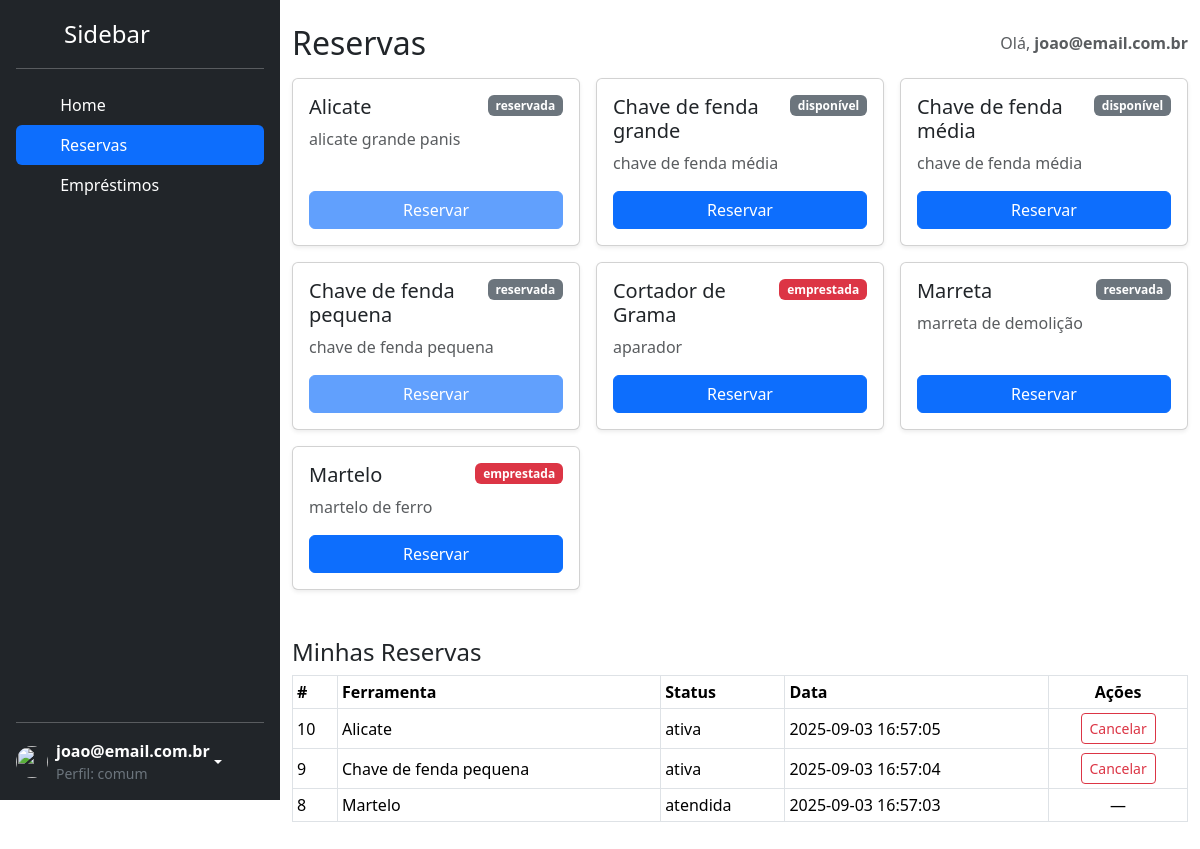
Screenshot of /reservas.php (signed in) with the database file from the repository.
### tables this page shows
CREATE TABLE IF NOT EXISTS `ferramenta` (
  `id` int(11) NOT NULL AUTO_INCREMENT,
  `cadastro` timestamp NOT NULL DEFAULT current_timestamp(),
  `nome` varchar(50) NOT NULL,
  `descricao` varchar(50) DEFAULT NULL,
  `status` enum('disponível','reservada','emprestada') NOT NULL DEFAULT 'disponível',
  `estado` varchar(40) DEFAULT NULL,
  PRIMARY KEY (`id`)
);

CREATE TABLE IF NOT EXISTS `reserva` (
  `id` int(11) NOT NULL AUTO_INCREMENT,
  `id_ferramenta` int(11) NOT NULL,
  `id_usuario` int(11) NOT NULL,
  `data_reserva` datetime NOT NULL DEFAULT current_timestamp(),
  `status` enum('ativa','atendida','cancelada') NOT NULL DEFAULT 'ativa',
  PRIMARY KEY (`id`),
  KEY `fk_res_user` (`id_usuario`),
  KEY `idx_fila` (`id_ferramenta`,`status`,`data_reserva`),
  CONSTRAINT `fk_res_ferr` FOREIGN KEY (`id_ferramenta`) REFERENCES `ferramenta` (`id`),
  CONSTRAINT `fk_res_user` FOREIGN KEY (`id_usuario`) REFERENCES `usuario` (`id`)
);

### includes/conexao.php (called while the page is built, shortened)
<?php
    class Database {
        public $conexao;
        public function __construct($host = "localhost", $usuario = "root", $senha = "",  $base = "ferramentas")
        {
            $this->conexao = new mysqli($host, $usuario, $senha, $base);
        }
        public function query($sql){
            return $this->conexao->query($sql);
        }
    }
?>

### includes/classes/Reserva.php (called while the page is built, shortened)
<?php
  include_once("includes/conexao.php");
  class Reserva {
    private $bd;
    public function __construct(Database $bd){
      $this->bd = $bd;
    }
    function listarPorUsuario($id_usuario){
      $sql = "SELECT r.*,
                     f.nome AS ferramentaNome
                FROM reserva r
                JOIN ferramenta f ON f.id = r.id_ferramenta
               WHERE r.id_usuario = '{$id_usuario}'
            ORDER BY r.data_reserva DESC";
      $resultado = $this->bd->query($sql);
      $rows = [];
      if ($resultado) {
        while($row = $resultado->fetch_assoc()){
          $rows[] = $row;
        }
      }
      return $rows;
    }
  }
?>

### reservas.php (the view, shortened to what this page needs)
<?php
include_once "includes/classes/Reserva.php";
$bd = new Database();
$reserva = new Reserva($bd);
$ferramentas = [];
$resFerr = $bd->query("SELECT id, nome, status, COALESCE(descricao,'') AS descricao FROM ferramenta ORDER BY nome");
if ($resFerr) {
  while ($row = $resFerr->fetch_assoc()) {
    $ferramentas[] = $row;
  }
}
$minhasReservas = $reserva->listarPorUsuario((int)$_SESSION['id_usuario']);
$jaTenho = [];
foreach ($minhasReservas as $r) {
  if ($r['status'] === 'ativa') {
    $jaTenho[(int)$r['id_ferramenta']] = true;
  }
}
?>
<!doctype html>
<html lang="pt-br" data-bs-theme="auto">
<head>
  <link href="https://cdn.jsdelivr.net/npm/bootstrap@5.3.8/dist/css/bootstrap.min.css" rel="stylesheet">
</head>
<body>
<?php include_once "includes/menu.php"; ?>
<div class="container py-4">
  <div class="d-flex justify-content-between align-items-center mb-3">
    <h2 class="m-0">Reservas</h2>
    <span class="text-muted">Olá, <strong><?php echo htmlspecialchars($_SESSION['nome_usuario'] ?? 'Usuário'); ?></strong></span>
  </div>
  <div class="row g-3">
    <?php if (empty($ferramentas)): ?>
      <div class="col-12">
        <div class="alert alert-warning">Nenhuma ferramenta cadastrada.</div>
      </div>
    <?php else: ?>
      <?php foreach ($ferramentas as $f):
        $idF = (int)$f['id'];
        $status = $f['status'];
        $podeReservar = !isset($jaTenho[$idF]);
      ?>
        <div class="col-12 col-sm-6 col-lg-4">
          <div class="card card-tool shadow-sm">
            <div class="card-body d-flex flex-column">
              <div class="d-flex justify-content-between align-items-start mb-2">
                <h5 class="card-title mb-0"><?php echo htmlspecialchars($f['nome']); ?></h5>
                <span class="badge <?php
                  echo $status === 'disponivel' ? 'badge-disponivel' :
                       ($status === 'emprestada' ? 'badge-emprestada' : 'badge-reservada');
                ?>"><?php echo htmlspecialchars($status); ?></span>
              </div>
              <p class="text-muted flex-grow-1 mb-3"><?php echo nl2br(htmlspecialchars($f['descricao'] ?: '—')); ?></p>
              <form method="post" class="mt-auto">
                <button class="btn btn-primary w-100"
                        <?php echo $podeReservar ? '' : 'disabled'; ?>
                        title="<?php echo $podeReservar ? '' : 'Você já tem uma reserva ativa desta ferramenta'; ?>">
                  Reservar
                </button>
              </form>
            </div>
          </div>
        </div>
      <?php endforeach; ?>
    <?php endif; ?>
  </div>
  <div class="mt-5">
    <h4>Minhas Reservas</h4>
    <?php if (empty($minhasReservas)): ?>
      <div class="alert alert-secondary">Você não possui reservas.</div>
    <?php else: ?>
      <table class="table table-sm table-bordered align-middle">
        <thead>
          <tr>
            <th>#</th>
            <th>Ferramenta</th>
            <th>Status</th>
            <th>Data</th>
            <th class="text-center">Ações</th>
          </tr>
        </thead>
        <tbody>
          <?php foreach ($minhasReservas as $r): ?>
            <tr>
              <td><?php echo (int)$r['id']; ?></td>
              <td><?php echo htmlspecialchars($r['ferramentaNome']); ?></td>
              <td><?php echo htmlspecialchars($r['status']); ?></td>
              <td><?php echo htmlspecialchars($r['data_reserva']); ?></td>
              <td class="text-center">
                <?php if ($r['status'] === 'ativa'): ?>
                  <form method="post" class="d-inline">
                    <button class="btn btn-outline-danger btn-sm"
                            onclick="return confirm('Cancelar esta reserva?');">
                      Cancelar
                    </button>
                  </form>
                <?php else: ?>
                  —
                <?php endif; ?>
              </td>
            </tr>
          <?php endforeach; ?>
        </tbody>
      </table>
    <?php endif; ?>
  </div>
</div>
</body>
</html>

### reservas.php (style rules this page uses)
.badge-reservada { background:#6c757d; }
.badge-emprestada { background:#dc3545; }
.card-tool { min-height: 100%; }

### rows the page displays
ferramenta: nome "Alicate", status "reservada", descricao "alicate grande panis"
ferramenta: nome "Chave de fenda grande", status "disponível", descricao "chave de fenda média"
ferramenta: nome "Chave de fenda média", status "disponível", descricao "chave de fenda média"
ferramenta: nome "Chave de fenda pequena", status "reservada", descricao "chave de fenda pequena"
ferramenta: nome "Cortador de Grama", status "emprestada", descricao "aparador"
ferramenta: nome "Marreta", status "reservada", descricao "marreta de demolição"
ferramenta: nome "Martelo", status "emprestada", descricao "martelo de ferro"
reserva: id "10", id_ferramenta.nome "Alicate", status "ativa", data_reserva "2025-09-03 16:57:05"
reserva: id "9", id_ferramenta.nome "Chave de fenda pequena", status "ativa", data_reserva "2025-09-03 16:57:04"
reserva: id "8", id_ferramenta.nome "Martelo", status "atendida", data_reserva "2025-09-03 16:57:03"

### other values shown
$_SESSION['nome_usuario'] "joao@email.com.br"
$nivel "comum"
